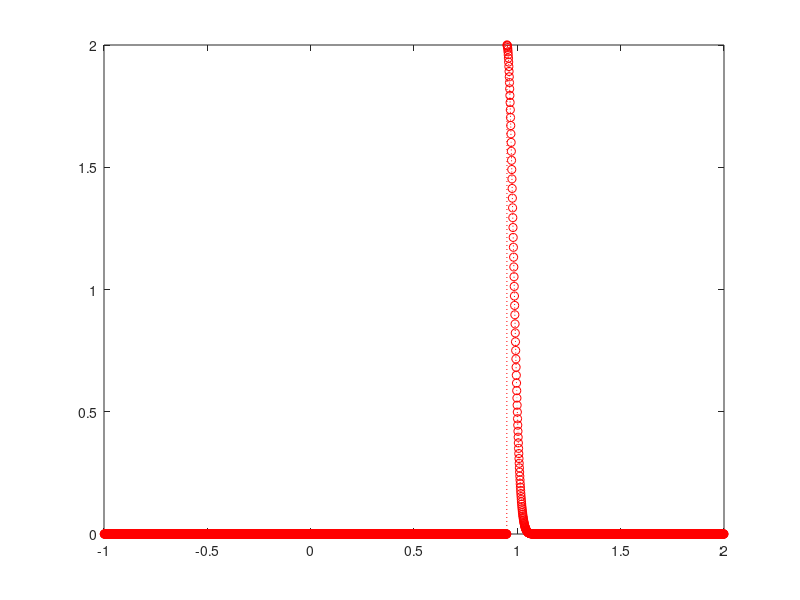
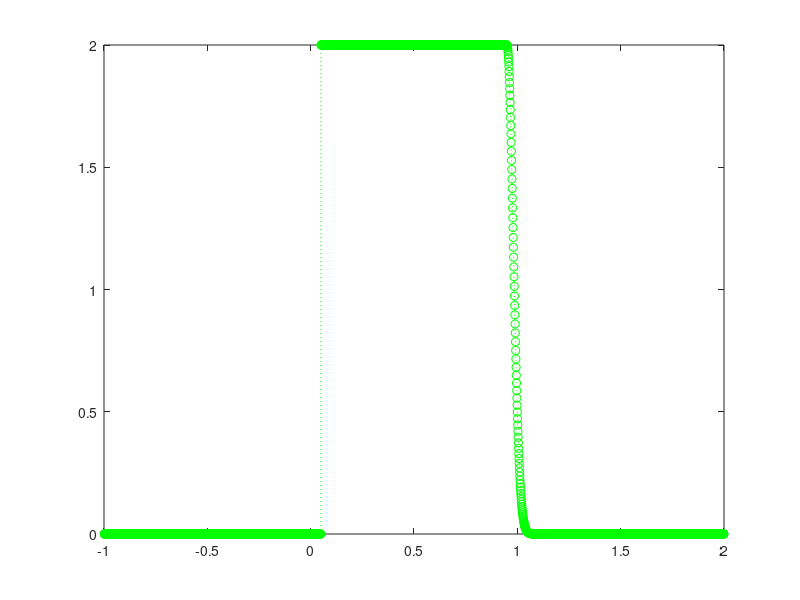
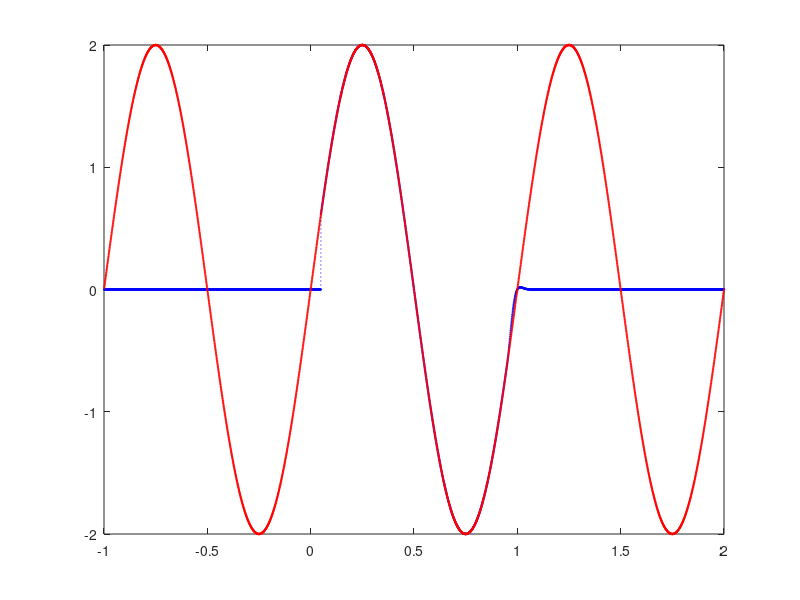
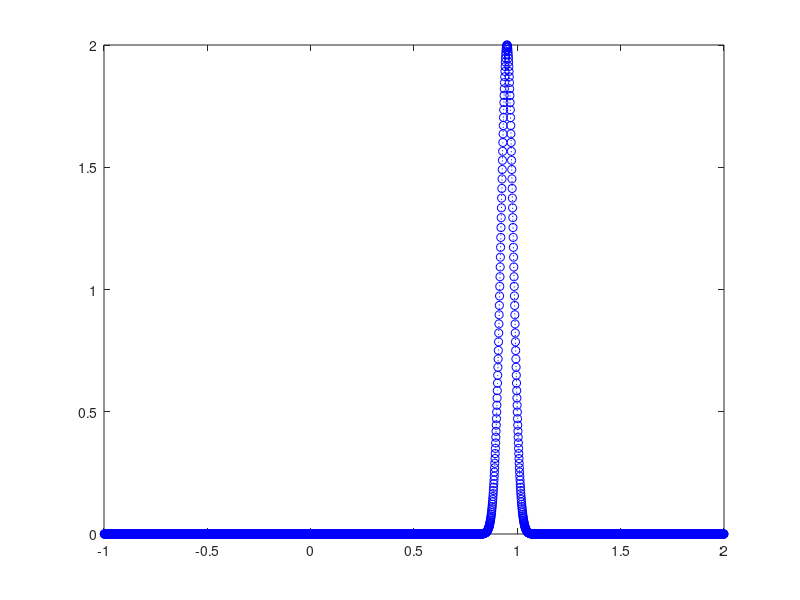

MATLAB code for these plots, in order:


% sine with gaussian

%v2: making sure gaussian is right

num_points = 1000;
amplitude = 2;
sig = 0.03;
reduction = 1/20;

% %% just sine
% x = (1:1:num_points) * 1 / num_points;
% 
% figure;
% plot(x, amplitude * sin(x*(2*pi)), 'r:o')
% xlim([-0.5, 1.5])
% ylim([-amplitude, amplitude])
% 
% %% gaussian
% x = -1:0.01:1;
% sig = 1;
% u = 0.5;
% 
% figure;
% plot(x, amplitude * exp(-(x - u).^2/ (2* sig^2)), 'b:o')

%% square wave
t = (-num_points+1:1:2*num_points) * (1/num_points);
square_wave = zeros(num_points*3,1);

% % full square wave version
% for i = num_points:1:2*num_points
%     square_wave(i) = amplitude;
% end

% reduced square wave version
for i = (num_points + num_points * reduction):1:(2*num_points - num_points*reduction)
    square_wave(i) = amplitude;
end

window = square_wave;

% %% square wave with sine wave
% sine_w_square = zeros(length(t),1);
% for i = 1:length(square_wave)
%     sine_w_square(i) = square_wave(i) * sin(t(i)*2*pi);
% end
% 
% figure;
% plot(t, sine_w_square, 'b:o')

%% square wave with combined wave with gaussian
% u1 = num_points
u2 = 2*num_points - (num_points * reduction);
combined_wave = zeros(num_points*3, 1);
gaussian = zeros(num_points*3,1);

% for i = 1:length(t)
%     gaussian(i) = amplitude * exp(-(t(i-u)).^2/(2*sig));
% end

for i = (2*num_points - num_points*reduction):1:3*num_points
    gaussian(i) = amplitude * exp(-(t(i)-t(u2)).^2/(2*sig^2));
    window(i) = gaussian(i);
end

for i = 1:length(t)
    combined_wave(i) = sin(t(i)*2*pi) * window(i);
end

for i = 1:length(t)
    sine_curve(i) = amplitude* sin(t(i)*2*pi);
end


figure;
plot(t, gaussian, 'r:o')
figure;
plot(t, window, 'g:o')
figure;
plot(t, combined_wave, 'b:o', 'MarkerSize', 1)
hold on
plot(t, sine_curve, 'r:o', 'MarkerSize', 1)

%% full gaussian
f_gaussian = zeros(num_points*3,1);
for i = 1:1:3*num_points
    f_gaussian(i) = amplitude * exp(-(t(i)-t(u2)).^2/(2*sig^2));
end

figure;
plot(t, f_gaussian, 'b:o');
